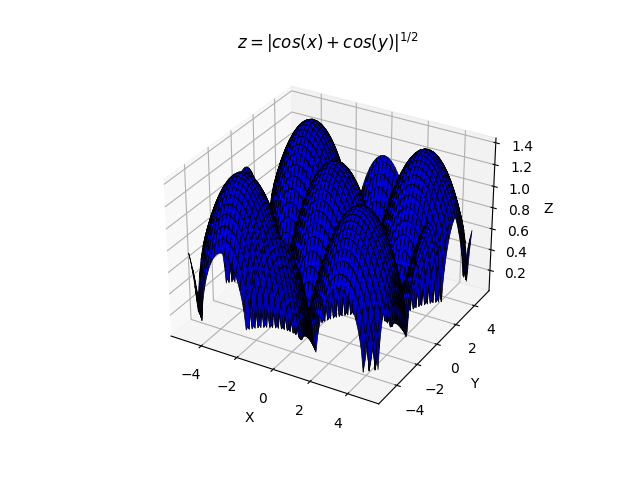

Python code for this plot:
import matplotlib.pyplot as plt
import numpy as np

fig = plt.figure()
ax = fig.add_subplot(111, projection='3d')

x = np.arange(-5, 5, .1)
y = np.arange(-5, 5, .1)
x, y = np.meshgrid(x, y)
z = (np.abs(np.cos(x) + np.cos(y)))**0.5

ax.plot_surface(x, y, z, color = 'b', linewidth = 0.5, edgecolor = 'k' )# Si pongo el linewidth = 0 el ancho de las lineas se hace mas delgado.
ax.set_title('$z = |cos(x) + cos(y)|^{1/2}$')
ax.set_xlabel('X')
ax.set_ylabel('Y')
ax.set_zlabel('Z')

plt.show()
